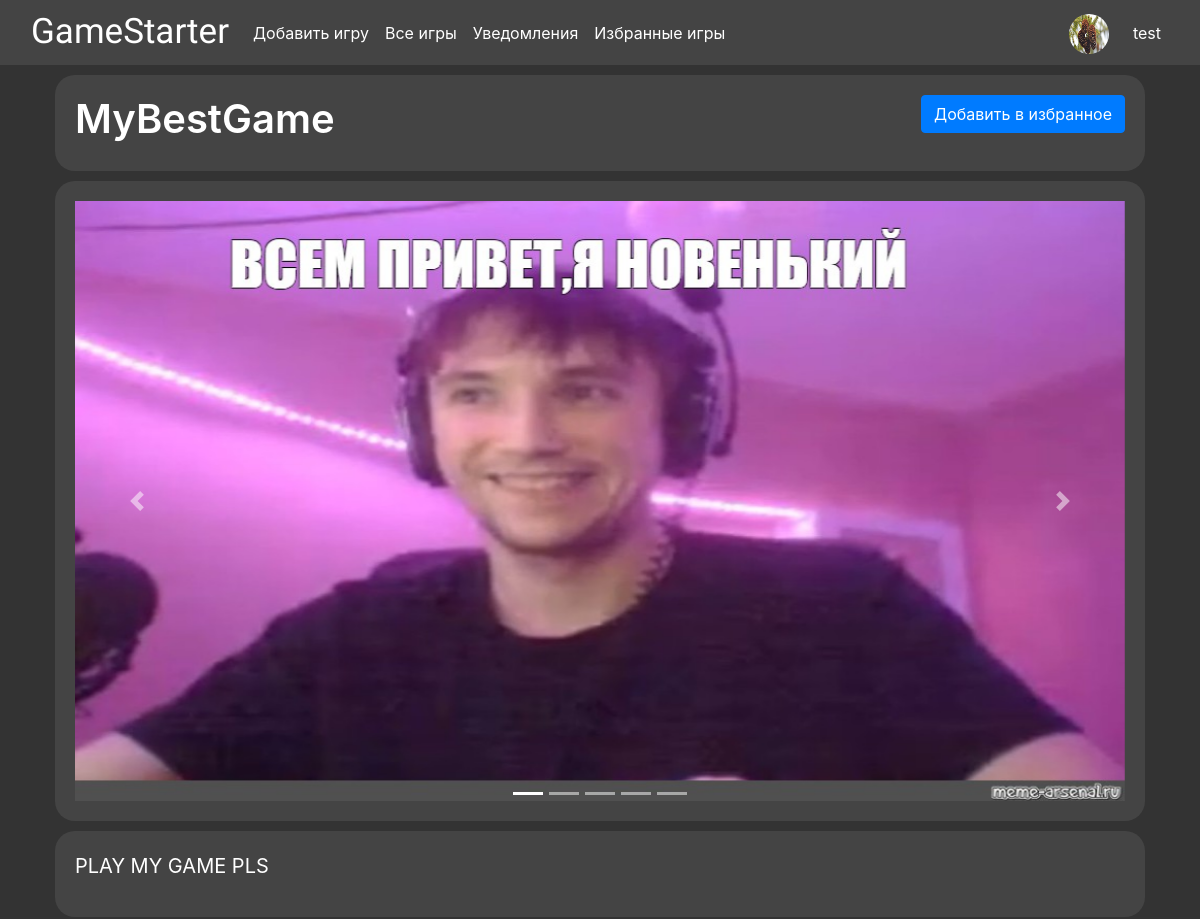
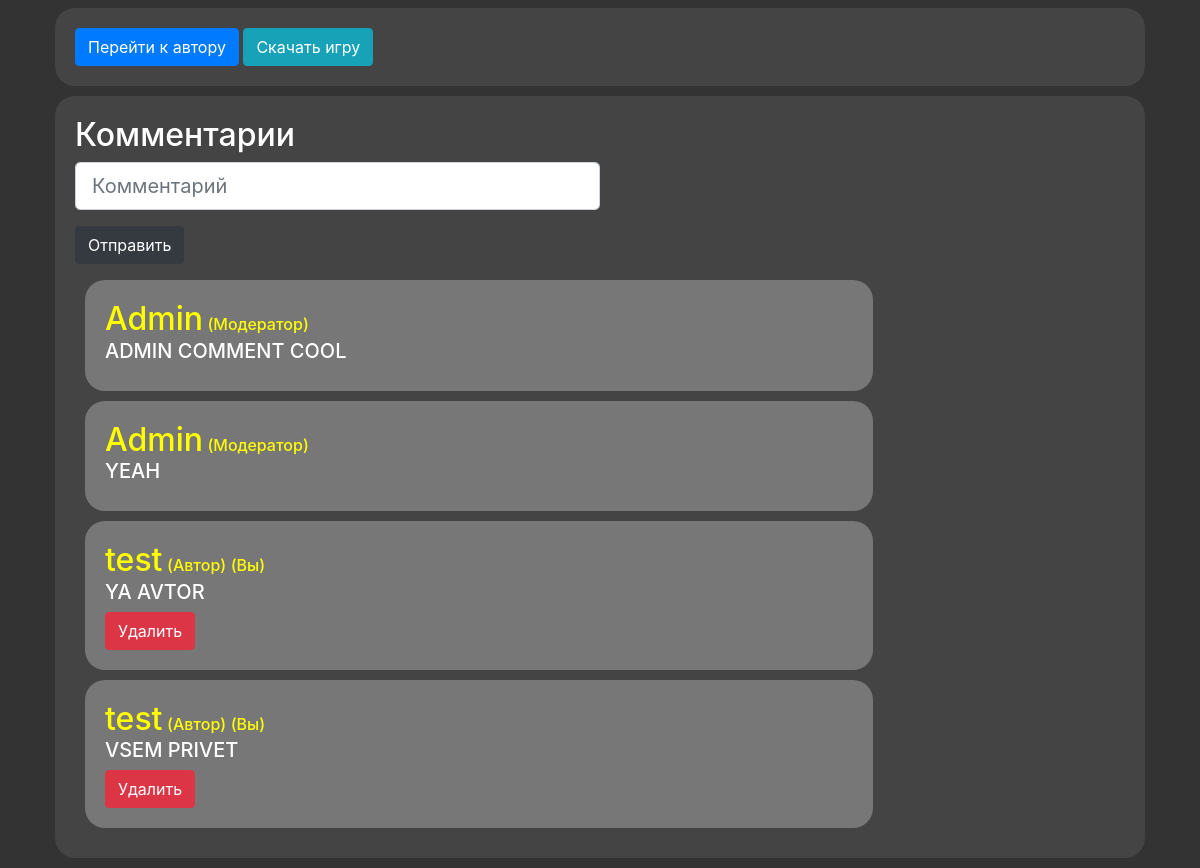
Page /game/MyBestGame (signed in) on the committed database (2 pictures, top to bottom).
### data/users.py (models this page shows, shortened)
class User(SqlAlchemyBase, SerializerMixin, UserMixin):
    __tablename__ = 'users'
    id = sqlalchemy.Column(sqlalchemy.Integer, primary_key=True, autoincrement=True)
    name = sqlalchemy.Column(sqlalchemy.String, nullable=True)
    nickname = sqlalchemy.Column(sqlalchemy.String, nullable=True)
    is_moderator = sqlalchemy.Column(sqlalchemy.Boolean, nullable=True)
    favorites = sqlalchemy.Column(sqlalchemy.String, nullable=True)
    email = sqlalchemy.Column(sqlalchemy.String, nullable=True, unique=True)
    hashed_password = sqlalchemy.Column(sqlalchemy.String, nullable=True)
    games_when_collaborate = orm.relationship('Game', backref='collaborator', secondary="association")
    profile_image = sqlalchemy.Column(sqlalchemy.String, default='/static/profile_images/default.png')
    notifications = orm.relationship('Notification', back_populates='user')
    games = orm.relationship("Game", back_populates='user')
    comments = orm.relationship('Comment', back_populates='user')
    games_likes = orm.relationship('Game', overlaps="games_dislikes")
    games_dislikes = orm.relationship('Game', overlaps="games_likes")
    comment_likes = orm.relationship('Comment', overlaps="comments_dislikes")
    comment_dislikes = orm.relationship('Comment', overlaps="comment_likes")

### data/games.py (models this page shows)
class Game(SqlAlchemyBase, SerializerMixin):
    __tablename__ = 'games'
    id = sqlalchemy.Column(sqlalchemy.Integer, primary_key=True, autoincrement=True)
    author = sqlalchemy.Column(sqlalchemy.Integer, sqlalchemy.ForeignKey("users.id"))
    name = sqlalchemy.Column(sqlalchemy.String, nullable=True)
    description = sqlalchemy.Column(sqlalchemy.String, nullable=True)
    github_link = sqlalchemy.Column(sqlalchemy.String, nullable=True)
    in_moderate = sqlalchemy.Column(sqlalchemy.Boolean, nullable=True)
    game_files = sqlalchemy.Column(sqlalchemy.String, nullable=True)
    likes = sqlalchemy.Column(sqlalchemy.Integer)
    dislikes = sqlalchemy.Column(sqlalchemy.Integer)
    photo = orm.relationship('Photo', back_populates='game')
    user = orm.relationship('User')
    comments = orm.relationship('Comment', back_populates='game')

### data/photo.py (models this page shows)
class Photo(SqlAlchemyBase, SerializerMixin):
    __tablename__ = 'photo'
    id = sqlalchemy.Column(sqlalchemy.Integer, primary_key=True, autoincrement=True)
    path = sqlalchemy.Column(sqlalchemy.String)
    parent_game = sqlalchemy.Column(sqlalchemy.Integer, sqlalchemy.ForeignKey("games.id"))
    game = orm.relationship('Game')

### data/comments.py (models this page shows)
class Comment(SqlAlchemyBase, SerializerMixin):
    __tablename__ = 'comments'
    id = sqlalchemy.Column(sqlalchemy.Integer, primary_key=True, autoincrement=True)
    userid = sqlalchemy.Column(sqlalchemy.Integer, sqlalchemy.ForeignKey("users.id"))
    gameid = sqlalchemy.Column(sqlalchemy.Integer, sqlalchemy.ForeignKey("games.id"))
    text = sqlalchemy.Column(sqlalchemy.Text)
    user = orm.relationship('User')
    game = orm.relationship('Game')

### main.py (the view, shortened to what this page needs)
@app.route('/game/<game_name>', methods=['GET', 'POST'])
def game_page(game_name):
    if not current_user.is_authenticated:
        return redirect('/preview')
    db_sess = db_session.create_session()
    game = db_sess.query(Game).filter(Game.name.like(game_name)).first()
    make_comment_form = MakeCommentForm()
    comments = db_sess.query(Comment).filter(Comment.gameid == game.id)
    if game.in_moderate == 1 and not current_user.is_moderator:
        return """<h1>You have not permissions to access this"""
    return render_template('game_page.html', title=game.name, game=game, photos=game.photo, author=game.user, form=make_comment_form, comments=comments)

### forms/make_comment.py
class MakeCommentForm(FlaskForm):
    text = StringField('Комментарий', validators=[DataRequired()])
    submit = SubmitField('Отправить')

### data/db_session.py (called while the page is built)
def create_session() -> Session:
    global __factory
    return __factory()

### main.py (called while the page is built)
@login_manager.user_loader
def load_user(user_id):
    db_sess = db_session.create_session()
    return db_sess.get(User, user_id)

### templates/game_page.html (shortened to what this page needs)
{% extends "base.html" %}
{% block content %}
<div class="name content">
    <h1>{{game.name}}</h1>
    <div class="buttons-end">
        {% if not game.id|string in current_user.favorites and not game.in_moderate %}
            <a href="/add_to_favourite/{{game.name}}" class="btn btn-primary">Добавить в избранное</a>
        {% else %}
            <a href="/delete_from_favourite/{{game.name}}" class="btn btn-danger">Удалить из избранного</a>
        {% endif %}
    </div>
</div>
<div div id="carouselExampleIndicators" class="carousel slide frame-image content" data-ride="carousel">
    <ol class="carousel-indicators">
        {% for photo in photos %}
        <li data-target="#carouselExampleIndicators" data-slide-to="{{loop.index0}}" {% if loop.first %}class="active"{% endif %}></li>
        {% endfor %}
    </ol>
    <div class="carousel-inner">
        {% for photo in photos %}
            <div class="carousel-item {% if loop.first %}active{% endif %}">
                <img class="d-block w-100" src="{{ photo.path }}" alt="{{ loop.index0}} Slide">
            </div>
        {% endfor %}
    </div>
    <a class="carousel-control-prev" href="#carouselExampleIndicators" role="button" data-slide="prev">
        <span class="carousel-control-prev-icon" aria-hidden="true"></span>
    </a>
    <a class="carousel-control-next" href="#carouselExampleIndicators" role="button" data-slide="next">
        <span class="carousel-control-next-icon" aria-hidden="true"></span>
    </a>
    </div>
<div class="content">
    <p>{{ game.description }}</p>
</div>
<div class="content">
    <div>
        <a class="btn btn-primary" href="/profile/{{ author.nickname }}">Перейти к автору</a>
        <a class="btn btn-info" href="{{game.game_files}}" download="">Скачать игру</a>
    </div>
</div>
{% if not game.in_moderate %}
<div class="comments-block">
    <h2>Комментарии</h3>
    <form action="" method="post">
        <p>
            {{ form.text(class="form-control form-control-lg", placeholder="Комментарий", style="width: 50%") }}
        </p>
        <p>{{ form.submit(type="submit", class="btn btn-dark")}}</p>
    </form>
    {% for comment in comments %}
        <div class="comment">
            {% if comment.user.is_moderator or comment.user.id == game.author %}
                <a href="/profile/{{comment.user.nickname}}" style="color: yellow"><h2>{{comment.user.nickname}}</h2></a>
            {% else %}
                <a href="/profile/{{comment.user.nickname}}" style="color: inherit"><h2>{{comment.user.nickname}}</h2></a>
            {% endif %}
            {% if comment.user.is_moderator%}
                <h6 style="color: yellow" >(Модератор)</h6>
            {% endif %}
            {% if comment.user.id == game.author %}
                <h6 style="color: yellow">(Автор)</h6>
            {% endif %}
            {% if comment.user.id == current_user.id %}
                <h6 style="color: yellow">(Вы)</h6>
            {% endif %}
            <h5>{{comment.text}}</h5>
            {% if comment.user == current_user or current_user.is_moderator %}
            <a href="/delete_comment/{{comment.id}}" class="btn btn-danger">Удалить</a>
            {% endif %}
        </div>
    {% endfor %}
</div>
{% endif %}
{% endblock %}

### templates/base.html (shortened to what this page needs)
<!doctype html>
<html lang="en">
<head>
    <link rel="stylesheet" href="https://cdn.jsdelivr.net/npm/bootstrap@4.0.0/dist/css/bootstrap.min.css"
>
    <link rel="stylesheet" href="/static/css/style.css">
    <link rel="stylesheet" href="/static/css/profile.css">
    <link rel="stylesheet" href="/static/css/moderation.css">
    <link rel="stylesheet" href="/static/css/game_page.css">
    <link rel="stylesheet" href="/static/css/notificatons.css">
</head>
<body>
<header>
    <nav class="navbar navbar-expand-lg bg-body-tertiary navbar-dark">
        <div class="container-fluid">
            <a class="navbar-brand" href="/">GameStarter</a>
            {% if current_user.is_authenticated %}
            <div class="collapse navbar-collapse" id="navbarSupportedContent">
                <ul class="navbar-nav me-auto mb-2 mb-lg-0">
                    <li class="nav-item">
                        <a class="nav-link active" aria-current="page" href="/game/add">Добавить игру</a>
                    </li>
                    <li>
                        <a class="nav-link active" aria-current="page" href="/">Все игры</a>
                    </li>
                    <li>
                        <a class="nav-link active" aria-current="page" href="/notifications">Уведомления</a>
                    </li>
                    <li>
                        <a class="nav-link active" aria-current="page" href="/favourites">Избранные игры</a>
                    </li>
                </ul>
            </div>
            <a class="navbar-brand" href="/profile/{{current_user.nickname}}"><img class="navbar-user-image" src="{{current_user.profile_image}}" alt=""></a>
            <div class="navbar-nav">
                <li class="nav-item">
                    <a class="nav-link active" aria-current="page" href="/profile/{{current_user.nickname}}">{{current_user.nickname}}</a>
                </li>
            </div>
            {% endif %}
        </div>
    </nav>
</header>
<main role="main" class="container">
    {% block content %}{% endblock %}
</main>
</body>
</html>

### static/css/style.css (style rules this page uses)
body { background-color: #333; color: white; }
nav { background-color: #444; max-height: 65px; }
.navbar-brand { font-family: "Jersey 15"; font-size: 35px; height: fit-content; width: fit-content; }
.navbar-user-image { border-radius: 50%; width: 40px; height: 40px; }

### static/css/game_page.css (style rules this page uses)
.frame-image img { height: 600px; }
.content { padding: 20px; border-radius: 20px; margin: 10px; background-color: #444; display: flex; justify-content: space-between; }
.content h1 { font-size: 40px; font-weight: 600; text-align: center; }
.content p { font-size: 20px; }
.comments-block { padding: 20px; border-radius: 20px; margin: 10px; background-color: #444; justify-content: space-between; }
.comment { padding: 20px; border-radius: 20px; margin: 10px; background-color: #777777; justify-content: space-between; width: 75%; }
.comment h2, h6 { display: inline; }

### rows in the picture
User: profile_image (picture), nickname "test"
Game: name "MyBestGame", description "PLAY MY GAME PLS"
Photo: path (picture)
Comment: user.nickname "Admin", shows "(Модератор)", text "ADMIN COMMENT COOL"
Comment: user.nickname "Admin", shows "(Модератор)", text "YEAH"
Comment: user.nickname "test", shows "(Автор)", shows "(Вы)", text "YA AVTOR"
Comment: user.nickname "test", shows "(Автор)", shows "(Вы)", text "VSEM PRIVET"
